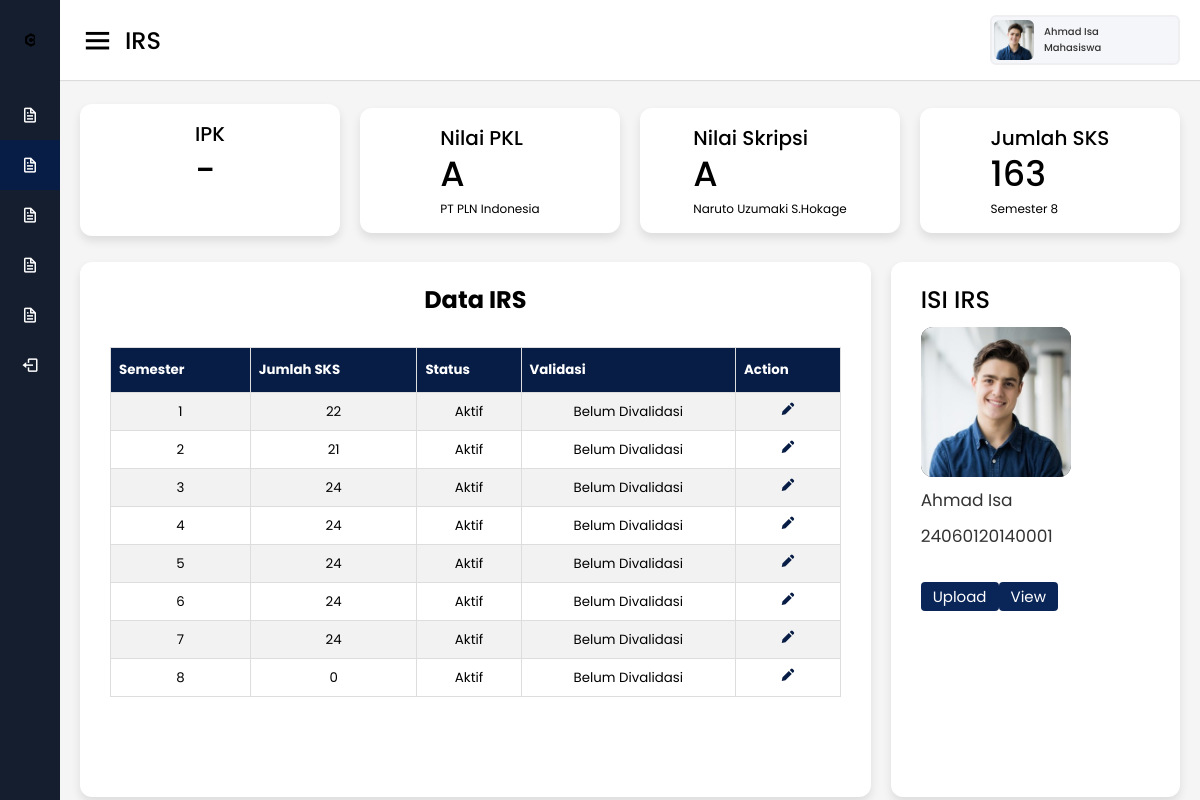
The page /Mahasiswa/irs.php?nim=24060120140001 (signed in) on the database its author committed.
### tables this page shows
CREATE TABLE `skripsi` (
  `NIM` varchar(100) NOT NULL,
  `smt` int(11) NOT NULL,
  `status` varchar(100) NOT NULL DEFAULT '-',
  `nilai_skripsi` varchar(100) NOT NULL DEFAULT '-',
  `tgl_sidang` date NOT NULL,
  `berita_acara` varchar(100) DEFAULT NULL,
  `dospem` varchar(100) NOT NULL DEFAULT '-',
  `file_skripsi` varchar(255) DEFAULT NULL
);

CREATE TABLE `mahasiswa` (
  `NIM` varchar(100) NOT NULL,
  `nama_mhs` varchar(100) NOT NULL,
  `email` varchar(100) NOT NULL,
  `alamat` varchar(100) NOT NULL,
  `no_telp` varchar(100) NOT NULL,
  `angkatan` varchar(100) NOT NULL,
  `status` varchar(100) NOT NULL,
  `foto` varchar(100) NOT NULL,
  `jalur_masuk` varchar(100) NOT NULL,
  `kode_kota_kab` int(100) NOT NULL,
  `username` varchar(100) NOT NULL,
  `NIP_doswal` varchar(100) DEFAULT NULL,
  `NIP_dospem_pkl` varchar(100) DEFAULT NULL,
  `NIP_dospem_skripsi` varchar(100) DEFAULT NULL
);

CREATE TABLE `khs` (
  `NIM` varchar(100) NOT NULL,
  `smt` int(11) NOT NULL,
  `status` varchar(100) NOT NULL DEFAULT '-',
  `jml_sks` int(11) NOT NULL,
  `ips` varchar(100) NOT NULL DEFAULT '-',
  `jml_sksk` int(11) NOT NULL,
  `ipk` varchar(100) NOT NULL DEFAULT '-',
  `file_khs` varchar(255) DEFAULT NULL,
  `validasi` varchar(100) NOT NULL DEFAULT 'Belum Divalidasi'
);

CREATE TABLE `pkl` (
  `NIM` varchar(100) NOT NULL,
  `smt` int(11) NOT NULL,
  `status` varchar(100) NOT NULL,
  `nilai_pkl` varchar(100) DEFAULT NULL,
  `berita_acara` varchar(100) DEFAULT NULL,
  `file_pkl` varchar(100) DEFAULT NULL,
  `instansi` varchar(100) NOT NULL,
  `lama_pkl` varchar(100) NOT NULL,
  `bagian` varchar(100) NOT NULL,
  `tgl_sidang` date NOT NULL
);

CREATE TABLE `irs` (
  `NIM` varchar(100) NOT NULL,
  `smt` int(11) NOT NULL,
  `jml_sks` int(11) NOT NULL,
  `file_irs` varchar(255) DEFAULT NULL,
  `status` varchar(100) NOT NULL DEFAULT '-',
  `validasi` varchar(100) NOT NULL DEFAULT 'Belum Divalidasi'
);

### Mahasiswa/header.php (called while the page is built, shortened)
<?php
$NIM = $_GET['nim'];
?>

### Mahasiswa/irs.php (the view, shortened to what this page needs)
<!DOCTYPE html>
<html lang="en" dir="ltr">
<head>
  <link rel="stylesheet" href="style.css">
  <link href='https://unpkg.com/boxicons@2.0.7/css/boxicons.min.css' rel='stylesheet'>
</head>
<body>
  <?php
  include('header.php');
  ?>
  <div class="sidebar">
    <div class="logo-details">
      <img class="bx bxl-c-plus-plus logoundip" src="images/u.png" alt="">
      <span class="logo_name">UNIVERSITAS DIPONEGORO</span>
    </div>
    <ul class="nav-links">
      <li>
        <?php
        echo '<a href="profil_mahasiswa.php?nim=' . $NIM . '" >';
        echo '<i class="bx bx-file"></i>';
        echo '<span class="links_name">Profile</span>';
        echo '</a>';
        ?>
      </li>
      <li>
        <?php
        echo '<a href="irs.php?nim=' . $NIM . '" class="active">';
        echo '<i class="bx bx-file"></i>';
        echo '<span class="links_name">IRS</span>';
        echo '</a>';
        ?>
      </li>
      <li>
        <?php
        echo '<a href="khs.php?nim=' . $NIM . '">';
        echo '<i class="bx bx-file"></i>';
        echo '<span class="links_name">KHS</span>';
        echo '</a>';
        ?>
      </li>
      <li>
        <?php
        echo '<a href="pkl.php?nim=' . $NIM . '">';
        echo '<i class="bx bx-file"></i>';
        echo '<span class="links_name">PKL</span>';
        echo '</a>';
        ?>
      </li>
      <li>
        <?php
        echo '<a href="skripsi.php?nim=' . $NIM . '">';
        echo '<i class="bx bx-file"></i>';
        echo '<span class="links_name">Skripsi</span>';
        echo '</a>';
        ?>
      </li>
      <li>
        <a href="../Login/logout.php">
          <i class='bx bx-log-out'></i>
          <span class="links_name">Logout</span>
        </a>
      </li>
    </ul>
  </div>
  <?php
  $pkl = mysqli_query($koneksi, "SELECT * FROM pkl
      WHERE pkl.NIM = '$NIM'; ");
  $mhs = mysqli_query($koneksi, "SELECT * FROM mahasiswa
      WHERE mahasiswa.NIM = '$NIM'; ");
  $khs = mysqli_query($koneksi, "SELECT * FROM khs
      WHERE khs.NIM = '$NIM' ORDER BY smt DESC; ");
  $skripsi = mysqli_query($koneksi, "SELECT * FROM skripsi
      WHERE skripsi.NIM = '$NIM'; ");
  ?>
  <?php
  while ($arr_mhs = mysqli_fetch_array($mhs)) :
    while ($arr_khs = mysqli_fetch_array($khs)) :
      while ($arr_pkl = mysqli_fetch_array($pkl)) :
        while ($arr_skripsi = mysqli_fetch_array($skripsi)) :
  ?>
          <section class="home-section">
            <nav>
              <div class="sidebar-button">
                <i class='bx bx-menu sidebarBtn'></i>
                <span class="dashboard">IRS</span>
              </div>
              <div class="profile-details">
                <img src="images/<?= $arr_mhs['foto']; ?>" alt="">
                <span class="admin_name"><?= $arr_mhs['nama_mhs']; ?><br>Mahasiswa</span>
              </div>
            </nav>
            <div class="home-content">
              <div class="overview-boxes">
                <div class="box">
                  <div class="right-side">
                    <div class="box-topic">IPK</div>
                    <div class="number"><?= $arr_khs['ipk']; ?></div>
                    <div class="indicator">
                      <br>
                    </div>
                  </div>
                </div>
                <div class="box">
                  <div class="right-side">
                    <div class="box-topic">Nilai PKL</div>
                    <div class="number"><?= $arr_pkl['nilai_pkl']; ?></div>
                    <div class="indicator">
                      <span class="text"><?= $arr_pkl['instansi']; ?></span>
                    </div>
                  </div>
                </div>
                <div class="box">
                  <div class="right-side">
                    <div class="box-topic">Nilai Skripsi</div>
                    <div class="number"><?= $arr_skripsi['nilai_skripsi']; ?></div>
                    <div class="indicator">
                      <span class="text"><?= $arr_skripsi['dospem']; ?></span>
                    </div>
                  </div>
                </div>
                <div class="box">
                  <div class="right-side">
                    <div class="box-topic">Jumlah SKS</div>
                    <div class="number"><?= $arr_khs['jml_sksk']; ?></div>
                    <div class="indicator">
                      <span class="text">Semester <?= $arr_khs['smt']; ?></span>
                    </div>
                  </div>
                </div>
              </div>
      <?php endwhile;
      endwhile;
    endwhile;
  endwhile; ?>
      <div class="sales-boxes">
        <div class="recent-sales box" style="padding-bottom: 100px; ">
          <div class="title" style="text-align: center; "><strong>Data IRS</strong></div>
          <div>
            <table class="customers">
              <tr>
                <th>Semester </th>
                <th>Jumlah SKS</th>
                <th>Status</th>
                <th>Validasi</th>
                <th>Action</th>
              </tr>
              <?php
              $query_irs = "SELECT irs.*, irs.status AS irs_status, mahasiswa.* FROM irs, mahasiswa WHERE irs.NIM = '$NIM' and mahasiswa.NIM = '$NIM'";
              $irs = $koneksi->query($query_irs);
              while ($data_irs = $irs->fetch_object()) :
              ?>
                <tr>
                  <td><?= $data_irs->smt ?></td>
                  <td><?= $data_irs->jml_sks ?></td>
                  <td><?= $data_irs->irs_status?></td>
                  <td><?= $data_irs->validasi?></td>
                  <td>
                    <?php
                    echo '<a href="isiirs.php?nim=' . $NIM . '&smt='.$data_irs->smt.'"  style="color: #081D45;"><i class="bx bxs-pencil bx-sm"></i></a>'
                    ?>
                  </td>
                </tr>
              <?php
              endwhile;
              ?>
            </table>
          </div>
        </div>
        <div class="top-sales box">
          <div class="title">ISI IRS</div>
          <ul class="top-sales-details">
          <?php
            $query_mhs = "SELECT * FROM mahasiswa
            WHERE mahasiswa.NIM = '$NIM'";
            $mhs = $koneksi->query($query_mhs);
            while ($data_mhs = $mhs->fetch_object()):
            ?>
            <li>
              <a href="#">
                <img src="images/<?=$data_mhs->foto ?>" alt="">
              </a>
            <li><span class="product"><?= $data_mhs->nama_mhs ?></span></li>
            <li><span class="price"><?= $data_mhs->NIM ?></span></li>
            <br>
            </li>
            <?php
            endwhile;
                  echo '<a href="list_upload_irs.php?nim='.$NIM.'" class="tombol">Upload</a>';
                  echo '<a href="list_view_irs.php?nim='.$NIM.'" class="tombol">View</a>';
            ?>
          </ul>
        </div>
      </div>
            </div>
          </section>
</body>
</html>

### Mahasiswa/irs.php (style rules this page uses)
.bx-sm { font-size: 1rem!important; }

### rows shown on the page
mahasiswa: foto (picture), nama_mhs "Ahmad Isa", NIM "24060120140001"
khs: ipk "-", jml_sksk "163", smt "8"
pkl: nilai_pkl "A", instansi "PT PLN Indonesia"
skripsi: NIM.foto (picture), NIM.nama_mhs "Ahmad Isa", nilai_skripsi "A", dospem "Naruto Uzumaki S.Hokage"
irs: smt "1", jml_sks "22", status "Aktif", validasi "Belum Divalidasi"
irs: smt "2", jml_sks "21", status "Aktif", validasi "Belum Divalidasi"
irs: smt "3", jml_sks "24", status "Aktif", validasi "Belum Divalidasi"
irs: smt "4", jml_sks "24", status "Aktif", validasi "Belum Divalidasi"
irs: smt "5", jml_sks "24", status "Aktif", validasi "Belum Divalidasi"
irs: smt "6", jml_sks "24", status "Aktif", validasi "Belum Divalidasi"
irs: smt "7", jml_sks "24", status "Aktif", validasi "Belum Divalidasi"
irs: smt "8", jml_sks "0", status "Aktif", validasi "Belum Divalidasi"
